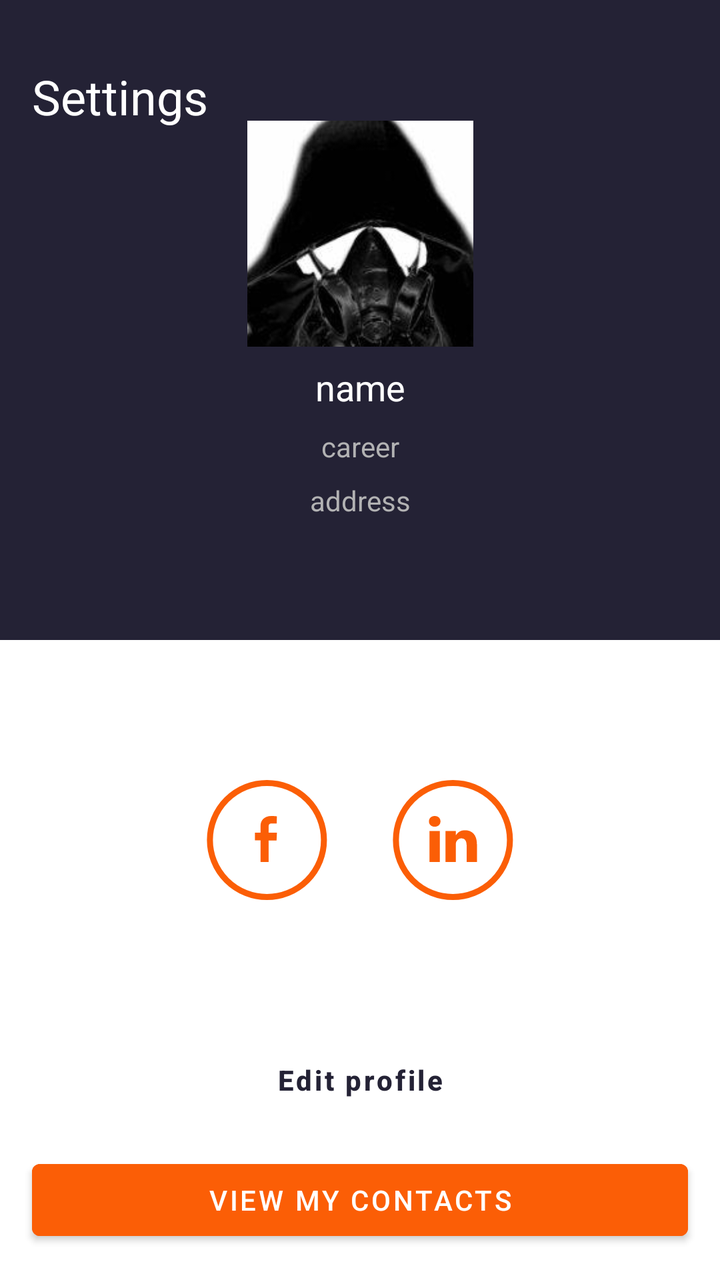
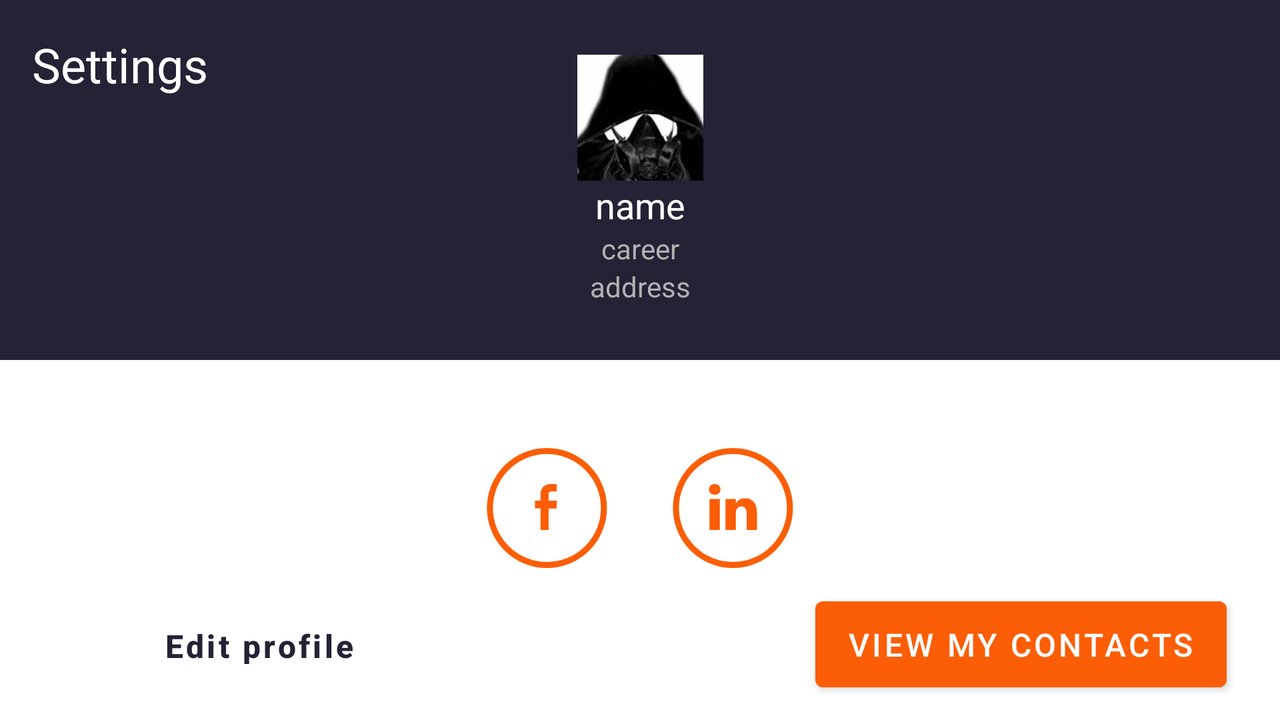

Two renders of one Android screen. The first uses the default layout on a phone; the second uses the alternative layout the repository ships for a different screen configuration, on a matching device. The two XML files are below.
<!-- AndroidManifest.xml: application theme Theme.MyApplication2 -->
<!-- res/layout/my_profile.xml -->
<?xml version="1.0" encoding="utf-8"?>
<androidx.constraintlayout.widget.ConstraintLayout xmlns:android="http://schemas.android.com/apk/res/android"
    xmlns:app="http://schemas.android.com/apk/res-auto"
    xmlns:tools="http://schemas.android.com/tools"
    android:id="@+id/MyProfile"
    android:layout_width="match_parent"
    android:layout_height="match_parent"
    android:transitionName="courseImage"
    tools:context="activity.MyProfileActivity">

    <androidx.constraintlayout.widget.Guideline
        android:id="@+id/gl_guidelineCenter"
        android:layout_width="wrap_content"
        android:layout_height="wrap_content"
        android:orientation="horizontal"
        app:layout_constraintGuide_percent="0.50" />

    <View
        android:id="@+id/v_topWindow"
        android:layout_width="match_parent"
        android:layout_height="0dp"
        android:background="?attr/colorPrimary"
        app:layout_constraintBottom_toBottomOf="parent"
        app:layout_constraintBottom_toTopOf="@id/gl_guidelineCenter"
        app:layout_constraintEnd_toEndOf="parent"
        app:layout_constraintStart_toStartOf="parent"
        app:layout_constraintTop_toTopOf="parent" />

    <TextView
        android:id="@+id/tv_Settings"
        android:layout_width="wrap_content"
        android:layout_height="wrap_content"
        android:layout_marginStart="@dimen/margin_mid"
        android:layout_marginTop="@dimen/margin_32dp"
        android:text="@string/settings"
        android:textColor="?attr/colorOnPrimary"
        android:textSize="@dimen/margin_large"
        app:layout_constraintStart_toStartOf="@+id/v_topWindow"
        app:layout_constraintTop_toTopOf="@+id/v_topWindow" />

    <androidx.constraintlayout.helper.widget.Flow
        android:id="@+id/f_userData"
        android:layout_width="0dp"
        android:layout_height="0dp"
        android:orientation="vertical"
        app:constraint_referenced_ids="iv_userPhoto, tv_name, tv_career, tv_userAddress"
        app:flow_verticalGap="@dimen/margin_small"
        app:flow_verticalStyle="packed"
        app:flow_wrapMode="chain"
        app:layout_constraintBottom_toTopOf="@+id/gl_guidelineCenter"
        app:layout_constraintEnd_toEndOf="@+id/v_topWindow"
        app:layout_constraintStart_toStartOf="@+id/v_topWindow"
        app:layout_constraintTop_toTopOf="@+id/v_topWindow" />

    <ImageView
        android:id="@+id/iv_userPhoto"
        android:layout_width="@dimen/user_photo_size"
        android:layout_height="@dimen/user_photo_size"
        android:backgroundTint="@drawable/btn_rect"
        android:contentDescription="@string/user_photo"
        android:foreground="@drawable/img_shaper"
        android:scaleType="centerCrop"
        android:src="@drawable/user_photo" />

    <TextView
        android:id="@+id/tv_name"
        android:layout_width="wrap_content"
        android:layout_height="wrap_content"
        android:text="@string/name"
        android:textColor="?attr/colorOnPrimary"
        android:textSize="@dimen/large_text"
        tools:ignore="MissingConstraints" />

    <TextView
        android:id="@+id/tv_career"
        android:layout_width="wrap_content"
        android:layout_height="wrap_content"
        android:text="@string/career"
        android:textColor="?attr/colorOnSecondary"
        android:textSize="@dimen/small_text"
        tools:ignore="MissingConstraints" />

    <TextView
        android:id="@+id/tv_userAddress"
        android:layout_width="wrap_content"
        android:layout_height="wrap_content"
        android:text="@string/address"
        android:textColor="?attr/colorOnSecondary"
        android:textSize="@dimen/small_text"
        tools:ignore="MissingConstraints" />


    <Button
        android:id="@+id/btn_viewContact"
        android:layout_width="match_parent"
        android:layout_height="wrap_content"
        android:layout_marginLeft="@dimen/margin_mid"
        android:layout_marginRight="@dimen/margin_mid"
        android:layout_marginBottom="@dimen/margin_mid"
        android:backgroundTint="?attr/colorSecondary"
        android:text="@string/view_contacts"
        android:textColor="?attr/colorOnPrimary"
        android:textSize="@dimen/mid_text"
        app:layout_constraintBottom_toBottomOf="parent"
        app:layout_constraintEnd_toEndOf="parent"
        app:layout_constraintStart_toStartOf="parent" />

    <Button
        android:id="@+id/btn_editProfile"
        android:layout_width="match_parent"
        android:layout_height="@dimen/edit_profile_button_size"
        android:layout_marginLeft="@dimen/margin_mid"
        android:layout_marginRight="@dimen/margin_mid"
        android:layout_marginBottom="@dimen/margin_mid"
        android:background="@color/no_color"
        android:foreground="@drawable/frame_rounding_color_primary_variant"
        android:text="@string/edit_profile"
        android:textAllCaps="false"
        android:textColor="?attr/colorPrimary"
        android:textSize="@dimen/mid_text"
        android:textStyle="bold"
        app:layout_constraintBottom_toTopOf="@+id/btn_viewContact"
        app:layout_constraintEnd_toEndOf="parent"
        app:layout_constraintStart_toStartOf="parent" />

    <androidx.constraintlayout.helper.widget.Flow
        android:id="@+id/f_linksToAnotherSN"
        android:layout_width="wrap_content"
        android:layout_height="wrap_content"
        app:constraint_referenced_ids="iv_facebook, iv_linkedIn"
        app:flow_horizontalGap="@dimen/margin_32dp"
        app:flow_horizontalStyle="spread_inside"
        app:flow_wrapMode="chain"
        app:layout_constraintBottom_toTopOf="@+id/btn_editProfile"
        app:layout_constraintEnd_toEndOf="parent"
        app:layout_constraintStart_toStartOf="parent"
        app:layout_constraintTop_toTopOf="@+id/gl_guidelineCenter">
    </androidx.constraintlayout.helper.widget.Flow>

    <ImageView
        android:id="@+id/iv_facebook"
        android:layout_width="wrap_content"
        android:layout_height="wrap_content"
        android:background="@drawable/facebook_logo"
        tools:ignore="MissingConstraints" />

    <ImageView
        android:id="@+id/iv_linkedIn"
        android:layout_width="wrap_content"
        android:layout_height="wrap_content"
        android:background="@drawable/linkedin_logo"
        tools:ignore="MissingConstraints" />

</androidx.constraintlayout.widget.ConstraintLayout>
<!-- resources referenced by this layout -->
<resources>
  <color name="no_color">#00000000</color>
  <dimen name="edit_profile_button_size">40dp</dimen>
  <dimen name="large_text">18sp</dimen>
  <dimen name="margin_32dp">32dp</dimen>
  <dimen name="margin_large">24sp</dimen>
  <dimen name="margin_mid">16dp</dimen>
  <dimen name="margin_small">8dp</dimen>
  <dimen name="mid_text">14sp</dimen>
  <dimen name="small_text">14sp</dimen>
  <dimen name="user_photo_size">113dp</dimen>
  <!-- drawable facebook_logo (drawable) -->
  <vector xmlns:android="http://schemas.android.com/apk/res/android"
      android:width="61dp"
      android:height="60dp"
      android:viewportWidth="61"
      android:viewportHeight="60">
      <path
          android:fillColor="?android:attr/colorBackground"
          android:strokeColor="?attr/colorSecondary"
          android:strokeWidth="3"
          android:pathData="M30.46 1.5A28.5 28.5 0 1 0 30.46 58.5 28.5 28.5 0 1 0 30.46 1.5z"/>
      <path
          android:fillColor="?attr/colorSecondary"
          android:pathData="M27.27 41V30.2h-2.8v-3.88h2.8V23c0-2.6 1.66-5 5.48-5 1.55 0 2.7 0.15 2.7 0.15l-0.1 3.63-2.44-0.01c-1.38 0-1.6 0.64-1.6 1.71v2.84h4.15l-0.18 3.89h-3.97V41h-4.04"/>
  </vector>
  <!-- drawable linkedin_logo (drawable) -->
  <vector xmlns:android="http://schemas.android.com/apk/res/android"
      android:width="61dp"
      android:height="60dp"
      android:viewportWidth="61"
      android:viewportHeight="60">
      <path
          android:fillColor="?android:attr/colorBackground"
          android:strokeColor="?attr/colorSecondary"
          android:strokeWidth="3"
          android:pathData="M30.46 1.5A28.5 28.5 0 1 0 30.46 58.5 28.5 28.5 0 1 0 30.46 1.5z"/>
      <path
          android:fillColor="?attr/colorSecondary"
          android:pathData="M23.91 41V25.48h-5.14V41h5.14Zm-2.57-17.64c1.8 0 2.9-1.19 2.9-2.68-0.02-1.52-1.1-2.68-2.87-2.68-1.76 0-2.9 1.16-2.9 2.68 0 1.49 1.1 2.68 2.83 2.68h0.04ZM26.76 41h5.14v-8.67c0-0.46 0.04-0.92 0.17-1.25 0.37-0.93 1.22-1.9 2.64-1.9 1.86 0 2.6 1.43 2.6 3.52V41h5.15v-8.9c0-4.76-2.54-6.98-5.92-6.98-2.78 0-4 1.55-4.67 2.61h0.03v-2.25h-5.14c0.06 1.46 0 15.52 0 15.52Z"/>
  </vector>
  <!-- drawable user_photo: png bitmap (drawable, 26855 bytes) -->
  <string name="address">address</string>
  <string name="career">career</string>
  <string name="edit_profile">Edit profile</string>
  <string name="name">name</string>
  <string name="settings">Settings</string>
  <string name="user_photo">userPhoto</string>
  <string name="view_contacts">view my contacts</string>
  <style name="Theme.MyApplication2" parent="Theme.MaterialComponents.DayNight.NoActionBar">
          
          <item name="colorPrimary">@color/dark_blue</item>
          <item name="colorPrimaryVariant">@color/d_black_blue</item>
          <item name="colorOnPrimary">@color/white</item>
          
          <item name="colorSecondary">@color/orange</item>
  
          <item name="colorOnSecondary">@color/second_text_color</item>
          
          <item name="android:statusBarColor" tools:targetApi="l">?attr/colorPrimaryVariant</item>
          
  
      </style>
  <color name="dark_blue">#242235</color>
  <color name="d_black_blue">#12111B</color>
  <color name="white">#FFFFFFFF</color>
  <color name="orange">#FB5E06</color>
  <color name="second_text_color">#B2B2B3</color>
</resources>
<!-- res/layout-land/my_profile.xml (the repository's variant of the layout above) -->
<!-- drawn on the phone turned sideways -->
<?xml version="1.0" encoding="utf-8"?>
<androidx.constraintlayout.widget.ConstraintLayout xmlns:android="http://schemas.android.com/apk/res/android"
    xmlns:app="http://schemas.android.com/apk/res-auto"
    xmlns:tools="http://schemas.android.com/tools"
    android:id="@+id/MyProfile"
    android:layout_width="match_parent"
    android:layout_height="match_parent"
    android:transitionName="courseImage"
    tools:context="activity.MyProfileActivity">

    <androidx.constraintlayout.widget.Guideline
        android:id="@+id/gl_guidelineCenter"
        android:layout_width="wrap_content"
        android:layout_height="wrap_content"
        android:orientation="horizontal"
        app:layout_constraintGuide_percent="0.50" />

    <View
        android:id="@+id/v_topWindow"
        android:layout_width="match_parent"
        android:layout_height="0dp"
        android:background="?attr/colorPrimary"
        app:layout_constraintBottom_toBottomOf="parent"
        app:layout_constraintBottom_toTopOf="@id/gl_guidelineCenter"
        app:layout_constraintEnd_toEndOf="parent"
        app:layout_constraintStart_toStartOf="parent"
        app:layout_constraintTop_toTopOf="parent" />

    <TextView
        android:id="@+id/tv_Settings"
        android:layout_width="wrap_content"
        android:layout_height="wrap_content"
        android:layout_marginStart="@dimen/margin_mid"
        android:layout_marginTop="@dimen/margin_mid"
        android:text="@string/settings"
        android:textColor="?attr/colorOnPrimary"
        android:textSize="@dimen/margin_large"
        app:layout_constraintStart_toStartOf="@+id/v_topWindow"
        app:layout_constraintTop_toTopOf="@+id/v_topWindow" />

    <androidx.constraintlayout.helper.widget.Flow
        android:id="@+id/f_userData"
        android:layout_width="0dp"
        android:layout_height="0dp"
        android:orientation="vertical"
        app:constraint_referenced_ids="iv_userPhoto, tv_name, tv_career, tv_userAddress"
        app:flow_verticalStyle="packed"
        app:flow_wrapMode="chain"
        app:layout_constraintBottom_toTopOf="@+id/gl_guidelineCenter"
        app:layout_constraintEnd_toEndOf="@+id/v_topWindow"
        app:layout_constraintStart_toStartOf="@+id/v_topWindow"
        app:layout_constraintTop_toTopOf="@+id/v_topWindow" />

    <ImageView
        android:id="@+id/iv_userPhoto"
        android:layout_width="@dimen/user_photo_size"
        android:layout_height="@dimen/user_photo_size"
        android:contentDescription="@string/user_photo"
        android:foreground="@drawable/img_shaper"
        android:scaleType="centerCrop"
        android:src="@drawable/user_photo"
        app:layout_constraintEnd_toEndOf="@+id/v_topWindow"
        app:layout_constraintStart_toStartOf="@+id/v_topWindow"
        app:layout_constraintTop_toTopOf="@id/v_topWindow" />

    <TextView
        android:id="@+id/tv_name"
        android:layout_width="wrap_content"
        android:layout_height="wrap_content"
        android:text="@string/name"
        android:textColor="?attr/colorOnPrimary"
        android:textSize="@dimen/large_text"
        app:layout_constraintEnd_toEndOf="@+id/v_topWindow"
        app:layout_constraintStart_toStartOf="@+id/v_topWindow"
        app:layout_constraintTop_toBottomOf="@id/iv_userPhoto" />

    <TextView
        android:id="@+id/tv_career"
        android:layout_width="wrap_content"
        android:layout_height="wrap_content"
        android:text="@string/career"
        android:textColor="?attr/colorOnSecondary"
        android:textSize="@dimen/small_text"
        app:layout_constraintEnd_toEndOf="@+id/v_topWindow"
        app:layout_constraintStart_toStartOf="@+id/v_topWindow"
        app:layout_constraintTop_toTopOf="@+id/v_topWindow" />

    <TextView
        android:id="@+id/tv_userAddress"
        android:layout_width="wrap_content"
        android:layout_height="wrap_content"
        android:text="@string/address"
        android:textColor="?attr/colorOnSecondary"
        android:textSize="@dimen/small_text"
        app:layout_constraintBottom_toTopOf="@+id/gl_guidelineCenter"
        app:layout_constraintEnd_toEndOf="parent"
        app:layout_constraintStart_toStartOf="@+id/v_topWindow"
        app:layout_constraintTop_toBottomOf="@+id/tv_career" />

    <Button
        android:id="@+id/btn_viewContact"
        android:layout_width="wrap_content"
        android:layout_height="wrap_content"
        android:layout_marginEnd="@dimen/margin_mid"
        android:backgroundTint="?attr/colorSecondary"
        android:minHeight="@dimen/minHeight_land_55dp"
        android:text="@string/view_contacts"
        android:textColor="?attr/colorOnPrimary"
        android:textSize="@dimen/mid_text"
        app:layout_constraintBottom_toBottomOf="parent"
        app:layout_constraintEnd_toEndOf="parent"
        app:layout_constraintStart_toEndOf="@+id/f_linksToAnotherSN"
        app:layout_constraintTop_toBottomOf="@id/f_linksToAnotherSN" />

    <Button
        android:id="@+id/btn_editProfile"
        android:layout_width="wrap_content"
        android:layout_height="@dimen/edit_profile_button_size"
        android:layout_marginStart="@dimen/margin_mid"
        android:background="@color/no_color"
        android:foreground="@drawable/frame_rounding_color_primary_variant"
        android:minWidth="@dimen/minWidth_land_210dp"
        android:text="@string/edit_profile"
        android:textAllCaps="false"
        android:textColor="?attr/colorPrimary"
        android:textSize="@dimen/mid_text"
        android:textStyle="bold"
        app:layout_constraintBottom_toBottomOf="parent"
        app:layout_constraintEnd_toStartOf="@+id/f_linksToAnotherSN"
        app:layout_constraintStart_toStartOf="parent"
        app:layout_constraintTop_toBottomOf="@id/f_linksToAnotherSN" />

    <androidx.constraintlayout.helper.widget.Flow
        android:id="@+id/f_linksToAnotherSN"
        android:layout_width="wrap_content"
        android:layout_height="wrap_content"
        android:layout_marginBottom="@dimen/margin_32dp"
        app:constraint_referenced_ids="iv_facebook, iv_linkedIn"
        app:flow_horizontalGap="@dimen/margin_32dp"
        app:flow_horizontalStyle="spread_inside"
        app:flow_wrapMode="chain"
        app:layout_constraintBottom_toBottomOf="parent"
        app:layout_constraintEnd_toEndOf="parent"
        app:layout_constraintStart_toStartOf="parent"
        app:layout_constraintTop_toBottomOf="@id/gl_guidelineCenter" />

    <ImageView
        android:id="@+id/iv_facebook"
        android:layout_width="wrap_content"
        android:layout_height="wrap_content"
        android:background="@drawable/facebook_logo"
        tools:ignore="MissingConstraints" />

    <ImageView
        android:id="@+id/iv_linkedIn"
        android:layout_width="wrap_content"
        android:layout_height="wrap_content"
        android:background="@drawable/linkedin_logo"
        tools:ignore="MissingConstraints" />

</androidx.constraintlayout.widget.ConstraintLayout>
<!-- resources referenced by the variant -->
<!-- as the phone turned sideways resolves them -->
<resources>
  <color name="no_color">#00000000</color>
  <!-- from res/values-land/ -->
  <dimen name="edit_profile_button_size">40dp</dimen>
  <!-- from res/values-land/ -->
  <dimen name="large_text">18sp</dimen>
  <dimen name="margin_32dp">32dp</dimen>
  <!-- from res/values-land/ -->
  <dimen name="margin_large">24sp</dimen>
  <!-- from res/values-land/ -->
  <dimen name="margin_mid">16dp</dimen>
  <!-- from res/values-land/ -->
  <dimen name="mid_text">16sp</dimen>
  <!-- from res/values-land/ -->
  <dimen name="minHeight_land_55dp">55dp</dimen>
  <!-- from res/values-land/ -->
  <dimen name="minWidth_land_210dp">210dp</dimen>
  <!-- from res/values-land/ -->
  <dimen name="small_text">14sp</dimen>
  <!-- from res/values-land/ -->
  <dimen name="user_photo_size">63dp</dimen>
  <!-- drawable facebook_logo (drawable) -->
  <vector xmlns:android="http://schemas.android.com/apk/res/android"
      android:width="61dp"
      android:height="60dp"
      android:viewportWidth="61"
      android:viewportHeight="60">
      <path
          android:fillColor="?android:attr/colorBackground"
          android:strokeColor="?attr/colorSecondary"
          android:strokeWidth="3"
          android:pathData="M30.46 1.5A28.5 28.5 0 1 0 30.46 58.5 28.5 28.5 0 1 0 30.46 1.5z"/>
      <path
          android:fillColor="?attr/colorSecondary"
          android:pathData="M27.27 41V30.2h-2.8v-3.88h2.8V23c0-2.6 1.66-5 5.48-5 1.55 0 2.7 0.15 2.7 0.15l-0.1 3.63-2.44-0.01c-1.38 0-1.6 0.64-1.6 1.71v2.84h4.15l-0.18 3.89h-3.97V41h-4.04"/>
  </vector>
  <!-- drawable linkedin_logo (drawable) -->
  <vector xmlns:android="http://schemas.android.com/apk/res/android"
      android:width="61dp"
      android:height="60dp"
      android:viewportWidth="61"
      android:viewportHeight="60">
      <path
          android:fillColor="?android:attr/colorBackground"
          android:strokeColor="?attr/colorSecondary"
          android:strokeWidth="3"
          android:pathData="M30.46 1.5A28.5 28.5 0 1 0 30.46 58.5 28.5 28.5 0 1 0 30.46 1.5z"/>
      <path
          android:fillColor="?attr/colorSecondary"
          android:pathData="M23.91 41V25.48h-5.14V41h5.14Zm-2.57-17.64c1.8 0 2.9-1.19 2.9-2.68-0.02-1.52-1.1-2.68-2.87-2.68-1.76 0-2.9 1.16-2.9 2.68 0 1.49 1.1 2.68 2.83 2.68h0.04ZM26.76 41h5.14v-8.67c0-0.46 0.04-0.92 0.17-1.25 0.37-0.93 1.22-1.9 2.64-1.9 1.86 0 2.6 1.43 2.6 3.52V41h5.15v-8.9c0-4.76-2.54-6.98-5.92-6.98-2.78 0-4 1.55-4.67 2.61h0.03v-2.25h-5.14c0.06 1.46 0 15.52 0 15.52Z"/>
  </vector>
  <!-- drawable user_photo: png bitmap (drawable, 26855 bytes) -->
  <string name="address">address</string>
  <string name="career">career</string>
  <string name="edit_profile">Edit profile</string>
  <string name="name">name</string>
  <string name="settings">Settings</string>
  <string name="user_photo">userPhoto</string>
  <string name="view_contacts">view my contacts</string>
  <style name="Theme.MyApplication2" parent="Theme.MaterialComponents.DayNight.NoActionBar">
          
          <item name="colorPrimary">@color/dark_blue</item>
          <item name="colorPrimaryVariant">@color/d_black_blue</item>
          <item name="colorOnPrimary">@color/white</item>
          
          <item name="colorSecondary">@color/orange</item>
  
          <item name="colorOnSecondary">@color/second_text_color</item>
          
          <item name="android:statusBarColor" tools:targetApi="l">?attr/colorPrimaryVariant</item>
          
  
      </style>
  <color name="dark_blue">#242235</color>
  <color name="d_black_blue">#12111B</color>
  <color name="white">#FFFFFFFF</color>
  <color name="orange">#FB5E06</color>
  <color name="second_text_color">#B2B2B3</color>
</resources>
